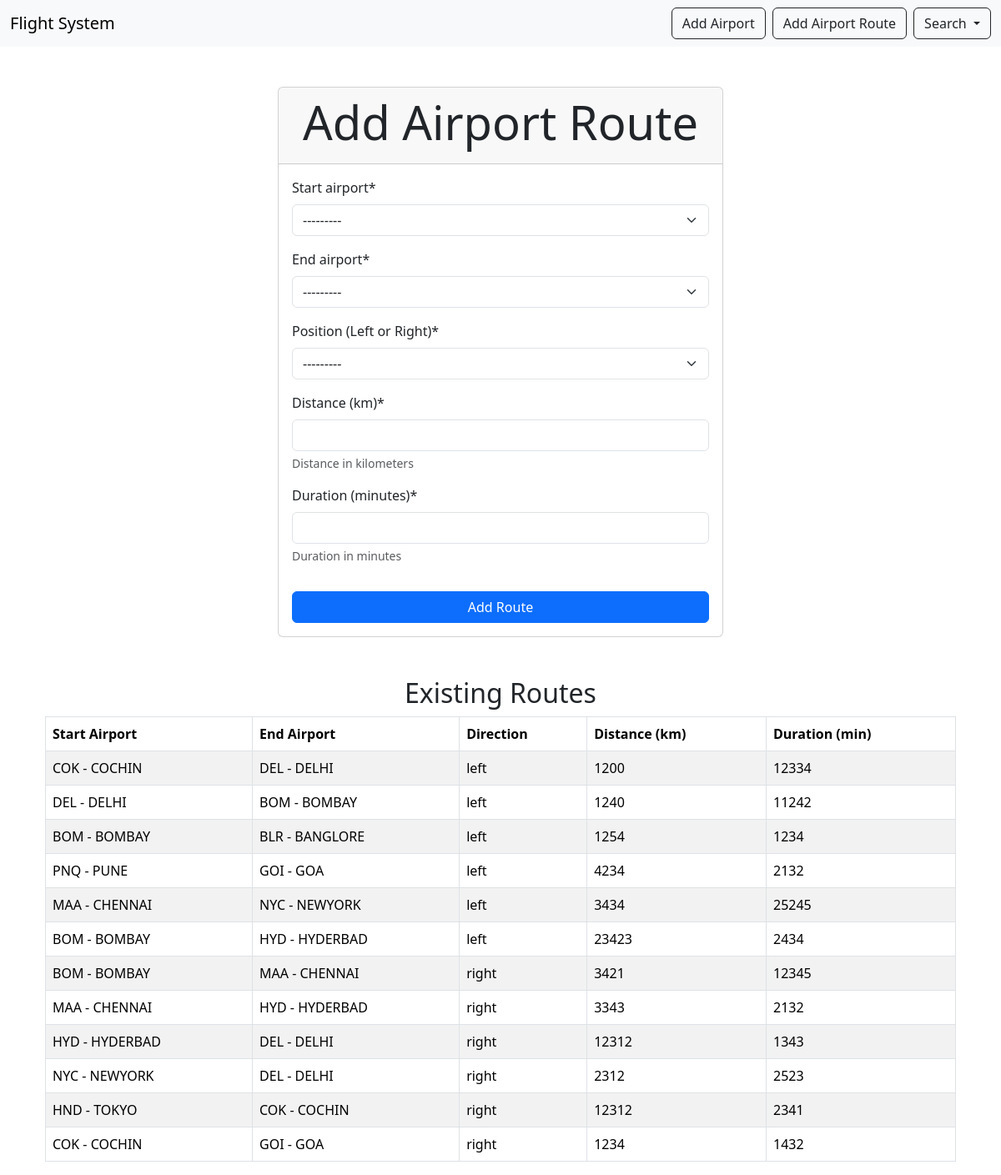
Page /route/ on the committed database.
### aiport/models.py (models this page shows, shortened)
class Route(models.Model):
    start_airport = models.ForeignKey(Airport, related_name='departures', on_delete=models.CASCADE)
    end_airport = models.ForeignKey(Airport, related_name='arrivals', on_delete=models.CASCADE)
    direction = models.CharField(max_length=10, choices=[('left', 'Left'), ('right', 'Right')])
    distance_km = models.IntegerField(help_text="Distance in kilometers")
    duration_minutes = models.IntegerField(help_text="Duration in minutes")

class Airport(models.Model):
    code = models.CharField(max_length=3, unique=True, help_text="3-letter IATA airport code")
    name = models.CharField(max_length=100)
    def __str__(self):
        return f"{self.code} - {self.name}"

### aiport/views.py (the view, shortened to what this page needs)
# urls.py: path('route/',views.RoutView.as_view(),name='route'),
class RoutView(View):
    def get(self, request):
        airportrouteform = AirportRouteForm()
        routes = Route.objects.all().order_by('direction')
        return render(request, 'AddAirportRoute.html', {'airportrouteform': airportrouteform, 'routes': routes})

### aiport/forms.py
class AirportRouteForm(forms.ModelForm):
    class Meta:
        model = Route
        fields = ['start_airport', 'end_airport', 'direction', 'distance_km', 'duration_minutes']
        labels = {
            'direction': 'Position (Left or Right)',
            'distance_km': 'Distance (km)',
            'duration_minutes': 'Duration (minutes)',
        }
        widgets = {
            'direction': forms.Select(choices=[('left', 'Left'), ('right', 'Right')]),
        }

### template/AddAirportRoute.html (shortened to what this page needs)
{% extends 'index.html' %}
{% load crispy_forms_tags %}
{% block content %}
<div class="container mt-5">
    <div class="row justify-content-center">
        <div class="col-md-6">
            <div class="card">
                <div class="card-header text-center">
                    <h1 class="display-4">Add Airport Route</h1>
                </div>
                <div class="card-body">
                    <form method="post" action="{% url 'route' %}">
                        {{ airportrouteform|crispy }}
                        <div class="d-grid gap-2">
                            <button type="submit" class="btn btn-primary mt-3">Add Route</button>
                        </div>
                    </form>
                </div>
            </div>
        </div>
    </div>
    <div class="row mt-5">
        <div class="col-md-12">
            <h2 class="text-center">Existing Routes</h2>
            <table class="table table-striped table-bordered">
                <thead class="thead-dark">
                    <tr>
                        <th scope="col">Start Airport</th>
                        <th scope="col">End Airport</th>
                        <th scope="col">Direction</th>
                        <th scope="col">Distance (km)</th>
                        <th scope="col">Duration (min)</th>
                    </tr>
                </thead>
                <tbody>
                    {% for route in routes %}
                    <tr>
                        <td>{{ route.start_airport }}</td>
                        <td>{{ route.end_airport }}</td>
                        <td>{{ route.direction }}</td>
                        <td>{{ route.distance_km }}</td>
                        <td>{{ route.duration_minutes }}</td>
                    </tr>
                    {% empty %}
                    <tr>
                        <td colspan="5" class="text-center">No routes found.</td>
                    </tr>
                    {% endfor %}
                </tbody>
            </table>
        </div>
    </div>
</div>
{% endblock %}

### rows in the picture
Route: start_airport "COK - COCHIN", end_airport "DEL - DELHI", direction "left", distance_km "1200", duration_minutes "12334"
Route: start_airport "DEL - DELHI", end_airport "BOM - BOMBAY", direction "left", distance_km "1240", duration_minutes "11242"
Route: start_airport "BOM - BOMBAY", end_airport "BLR - BANGLORE", direction "left", distance_km "1254", duration_minutes "1234"
Route: start_airport "PNQ - PUNE", end_airport "GOI - GOA", direction "left", distance_km "4234", duration_minutes "2132"
Route: start_airport "MAA - CHENNAI", end_airport "NYC - NEWYORK", direction "left", distance_km "3434", duration_minutes "25245"
Route: start_airport "BOM - BOMBAY", end_airport "HYD - HYDERBAD", direction "left", distance_km "23423", duration_minutes "2434"
Route: start_airport "BOM - BOMBAY", end_airport "MAA - CHENNAI", direction "right", distance_km "3421", duration_minutes "12345"
Route: start_airport "MAA - CHENNAI", end_airport "HYD - HYDERBAD", direction "right", distance_km "3343", duration_minutes "2132"
Route: start_airport "HYD - HYDERBAD", end_airport "DEL - DELHI", direction "right", distance_km "12312", duration_minutes "1343"
Route: start_airport "NYC - NEWYORK", end_airport "DEL - DELHI", direction "right", distance_km "2312", duration_minutes "2523"
Route: start_airport "HND - TOKYO", end_airport "COK - COCHIN", direction "right", distance_km "12312", duration_minutes "2341"
Route: start_airport "COK - COCHIN", end_airport "GOI - GOA", direction "right", distance_km "1234", duration_minutes "1432"
